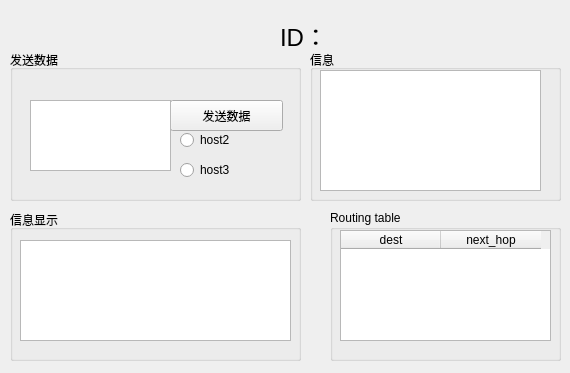
<?xml version="1.0" encoding="UTF-8"?>
<ui version="4.0">
 <class>Form</class>
 <widget class="QWidget" name="Form">
  <property name="geometry">
   <rect>
    <x>0</x>
    <y>0</y>
    <width>570</width>
    <height>373</height>
   </rect>
  </property>
  <property name="windowTitle">
   <string>Form</string>
  </property>
  <widget class="QGroupBox" name="groupBox">
   <property name="geometry">
    <rect>
     <x>10</x>
     <y>50</y>
     <width>291</width>
     <height>151</height>
    </rect>
   </property>
   <property name="title">
    <string>发送数据</string>
   </property>
   <widget class="QPushButton" name="PB_send_data">
    <property name="geometry">
     <rect>
      <x>160</x>
      <y>50</y>
      <width>113</width>
      <height>31</height>
     </rect>
    </property>
    <property name="text">
     <string>发送数据</string>
    </property>
   </widget>
   <widget class="QRadioButton" name="choose1">
    <property name="geometry">
     <rect>
      <x>170</x>
      <y>80</y>
      <width>100</width>
      <height>20</height>
     </rect>
    </property>
    <property name="text">
     <string>host2</string>
    </property>
   </widget>
   <widget class="QRadioButton" name="choose2">
    <property name="geometry">
     <rect>
      <x>170</x>
      <y>110</y>
      <width>100</width>
      <height>20</height>
     </rect>
    </property>
    <property name="text">
     <string>host3</string>
    </property>
   </widget>
   <widget class="QPlainTextEdit" name="PTE_send_content">
    <property name="geometry">
     <rect>
      <x>20</x>
      <y>50</y>
      <width>141</width>
      <height>71</height>
     </rect>
    </property>
    <property name="plainText">
     <string/>
    </property>
   </widget>
  </widget>
  <widget class="QGroupBox" name="groupBox_2">
   <property name="geometry">
    <rect>
     <x>10</x>
     <y>210</y>
     <width>291</width>
     <height>151</height>
    </rect>
   </property>
   <property name="title">
    <string>信息显示</string>
   </property>
   <widget class="QListWidget" name="LV_send_rec_info">
    <property name="geometry">
     <rect>
      <x>10</x>
      <y>30</y>
      <width>271</width>
      <height>101</height>
     </rect>
    </property>
   </widget>
  </widget>
  <widget class="QGroupBox" name="groupBox_4">
   <property name="geometry">
    <rect>
     <x>330</x>
     <y>210</y>
     <width>231</width>
     <height>151</height>
    </rect>
   </property>
   <property name="title">
    <string>Routing table</string>
   </property>
   <widget class="QTableWidget" name="TV_route_table">
    <property name="geometry">
     <rect>
      <x>10</x>
      <y>20</y>
      <width>211</width>
      <height>111</height>
     </rect>
    </property>
    <column>
     <property name="text">
      <string>dest</string>
     </property>
    </column>
    <column>
     <property name="text">
      <string>next_hop</string>
     </property>
    </column>
   </widget>
  </widget>
  <widget class="QGroupBox" name="groupBox_3">
   <property name="geometry">
    <rect>
     <x>310</x>
     <y>50</y>
     <width>251</width>
     <height>151</height>
    </rect>
   </property>
   <property name="title">
    <string>信息</string>
   </property>
   <widget class="QListWidget" name="LV_route_info">
    <property name="geometry">
     <rect>
      <x>10</x>
      <y>20</y>
      <width>221</width>
      <height>121</height>
     </rect>
    </property>
   </widget>
  </widget>
  <widget class="QLabel" name="PC_name">
   <property name="geometry">
    <rect>
     <x>280</x>
     <y>20</y>
     <width>71</width>
     <height>31</height>
    </rect>
   </property>
   <property name="font">
    <font>
     <pointsize>18</pointsize>
    </font>
   </property>
   <property name="text">
    <string>ID：</string>
   </property>
  </widget>
 </widget>
 <resources/>
 <connections/>
</ui>
